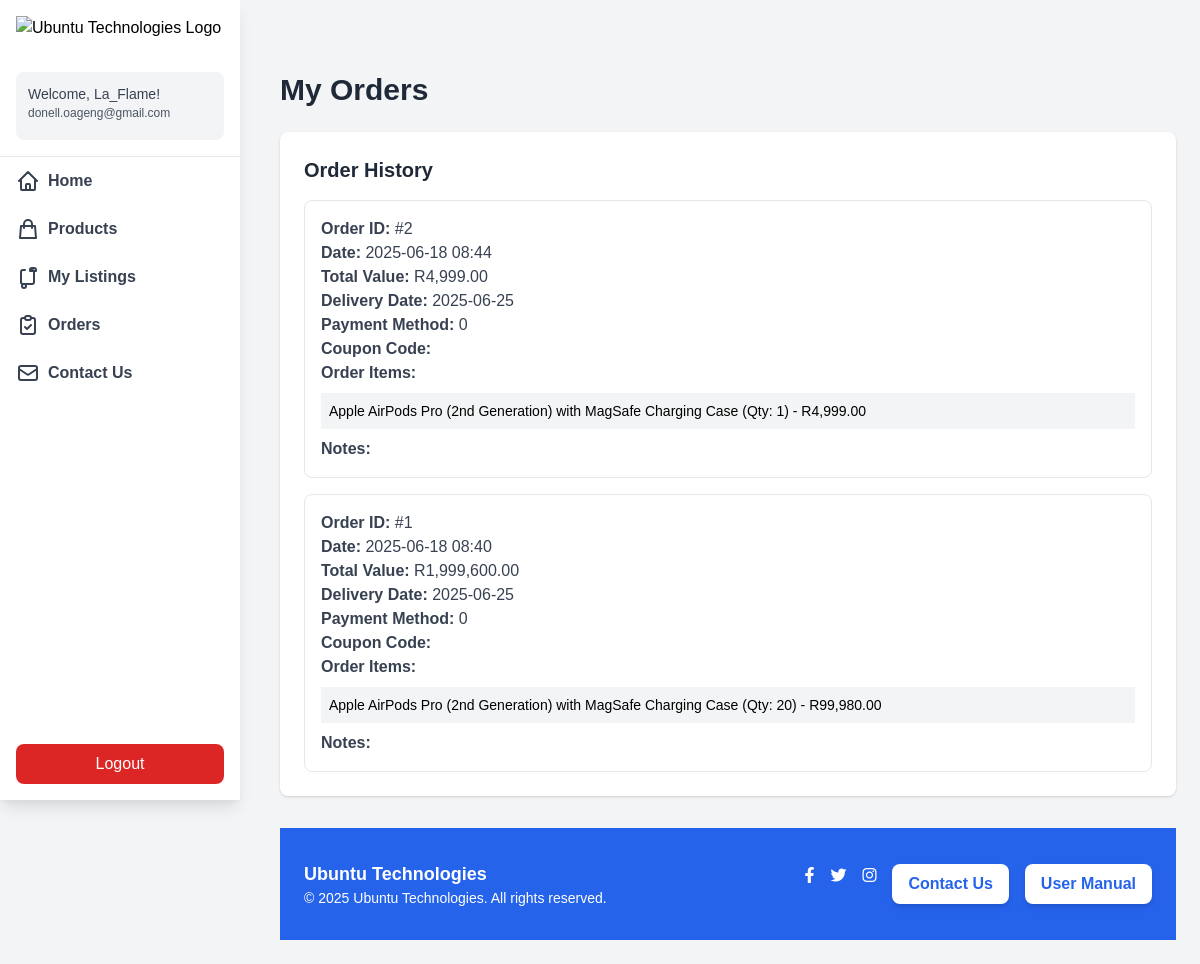
The app's page /orders.php (signed in) with its own data.
### tables this page shows
CREATE TABLE IF NOT EXISTS `orders` (
  `order_id` int(11) NOT NULL AUTO_INCREMENT,
  `user_email` varchar(255) NOT NULL,
  `order_items` text NOT NULL,
  `description` text DEFAULT NULL,
  `total_value` decimal(10,2) NOT NULL,
  `delivery_date` date DEFAULT NULL,
  `payment_method` varchar(50) DEFAULT NULL,
  `coupon_code` varchar(50) DEFAULT NULL,
  `created_at` timestamp NOT NULL DEFAULT current_timestamp(),
  PRIMARY KEY (`order_id`),
  KEY `user_email` (`user_email`)
);

### orders.php (the view, shortened to what this page needs)
<?php
$conn = new mysqli("localhost", "root", "", "ubuntu_tech");
$user_email = $_SESSION['user'];
$stmt = $conn->prepare("SELECT * FROM orders WHERE user_email = ? ORDER BY created_at DESC");
$stmt->bind_param("s", $user_email);
$stmt->execute();
$result = $stmt->get_result();
$orders = $result->fetch_all(MYSQLI_ASSOC);
?>
<?php include 'nav.php'; ?>
<!DOCTYPE html>
<html lang="en">
<head>
    <link href="https://cdn.jsdelivr.net/npm/tailwindcss@2.2.19/dist/tailwind.min.css" rel="stylesheet">
    <link rel="stylesheet" href="https://cdnjs.cloudflare.com/ajax/libs/font-awesome/6.0.0-beta3/css/all.min.css">
</head>
<body class="bg-gray-100">
    <div class="sm:ml-64 p-6 flex-1">
        <h1 class="text-3xl font-bold text-gray-800 mb-6">My Orders</h1>
        <?php if (empty($orders)) { ?>
            <div class="bg-white p-6 rounded-lg shadow text-center">
                <p class="text-gray-600">You have no orders yet.</p>
                <a href="/Main/products.php" class="mt-4 inline-block bg-blue-600 text-white py-2 px-4 rounded-lg hover:bg-blue-700">Browse Products</a>
            </div>
        <?php } else { ?>
            <div class="bg-white p-6 rounded-lg shadow">
                <h2 class="text-xl font-semibold text-gray-800 mb-4">Order History</h2>
                <div class="space-y-4">
                    <?php foreach ($orders as $order) { ?>
                        <div class="border border-gray-200 p-4 rounded-lg">
                            <p class="text-gray-700"><strong>Order ID:</strong> #<?php echo htmlspecialchars($order['order_id']); ?></p>
                            <p class="text-gray-700"><strong>Date:</strong> <?php echo date('Y-m-d H:i', strtotime($order['created_at'])); ?></p>
                            <p class="text-gray-700"><strong>Total Value:</strong> R<?php echo number_format($order['total_value'], 2); ?></p>
                            <p class="text-gray-700"><strong>Delivery Date:</strong> <?php echo htmlspecialchars($order['delivery_date']); ?></p>
                            <p class="text-gray-700"><strong>Payment Method:</strong> <?php echo htmlspecialchars($order['payment_method']); ?></p>
                            <p class="text-gray-700"><strong>Coupon Code:</strong> <?php echo htmlspecialchars($order['coupon_code'] ?? 'None'); ?></p>
                            <p class="text-gray-700"><strong>Order Items:</strong></p>
                            <div class="order-item bg-gray-100 p-2 mt-2 text-sm">
                                <?php
                                $order_items = json_decode($order['order_items'], true);
                                if (is_array($order_items)) {
                                    foreach ($order_items as $item) {
                                        echo '<p>' . htmlspecialchars($item['name']) . ' (Qty: ' . $item['quantity'] . ') - R' . number_format($item['subtotal'], 2) . '</p>';
                                    }
                                } else {
                                    echo '<p>Unable to display items.</p>';
                                }
                                ?>
                            </div>
                            <p class="text-gray-700 mt-2"><strong>Notes:</strong> <?php echo htmlspecialchars($order['description'] ?? 'None'); ?></p>
                        </div>
                    <?php } ?>
                </div>
            </div>
        <?php } ?>
        <footer class="bg-blue-600 text-white py-8 px-6 w-full mt-8">
            <div class="max-w-6xl mx-auto flex flex-col md:flex-row justify-between items-center">
                <div class="mb-4 md:mb-0">
                    <p class="text-lg font-semibold">Ubuntu Technologies</p>
                    <p class="text-sm">© <?php echo date('Y'); ?> Ubuntu Technologies. All rights reserved.</p>
                </div>
                <div class="flex space-x-4">
                    <a href="https://facebook.com" target="_blank" class="hover:text-gray-300"><i class="fab fa-facebook-f"></i></a>
                    <a href="https://twitter.com" target="_blank" class="hover:text-gray-300"><i class="fab fa-twitter"></i></a>
                    <a href="https://instagram.com" target="_blank" class="hover:text-gray-300"><i class="fab fa-instagram"></i></a>
                    <a href="/Main/contact.php" class="inline-block bg-white text-blue-600 hover:bg-gray-100 font-bold py-2 px-4 rounded-lg shadow-md transition-all duration-300 transform hover:scale-105">Contact Us</a>
                    <a href="/Main/manual.php" class="inline-block bg-white text-blue-600 hover:bg-gray-100 font-bold py-2 px-4 rounded-lg shadow-md transition-all duration-300 transform hover:scale-105">User Manual</a>
                </div>
            </div>
        </footer>
    </div>
</body>
</html>

### orders.php (style rules this page uses)
body { font-family: Arial, sans-serif; }
.order-item { max-height: 150px; overflow-y: auto; }

### records on screen
orders: order_id "2", created_at "2025-06-18 08:44", total_value "4,999.00", delivery_date "2025-06-25", payment_method "0", name "Apple AirPods Pro (2nd Generation) with MagSafe Charging Case", quantity "1", subtotal "4,999.00"
orders: order_id "1", created_at "2025-06-18 08:40", total_value "1,999,600.00", delivery_date "2025-06-25", payment_method "0", name "Apple AirPods Pro (2nd Generation) with MagSafe Charging Case", quantity "20", subtotal "99,980.00"

### other values on screen
$_SESSION['username'] "La_Flame"
$_SESSION['user'] "donell.oageng@gmail.com"
